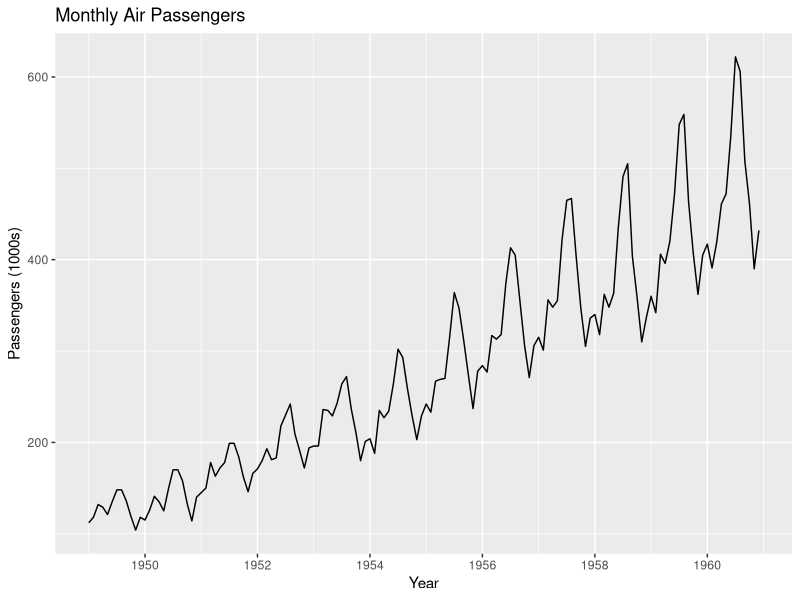
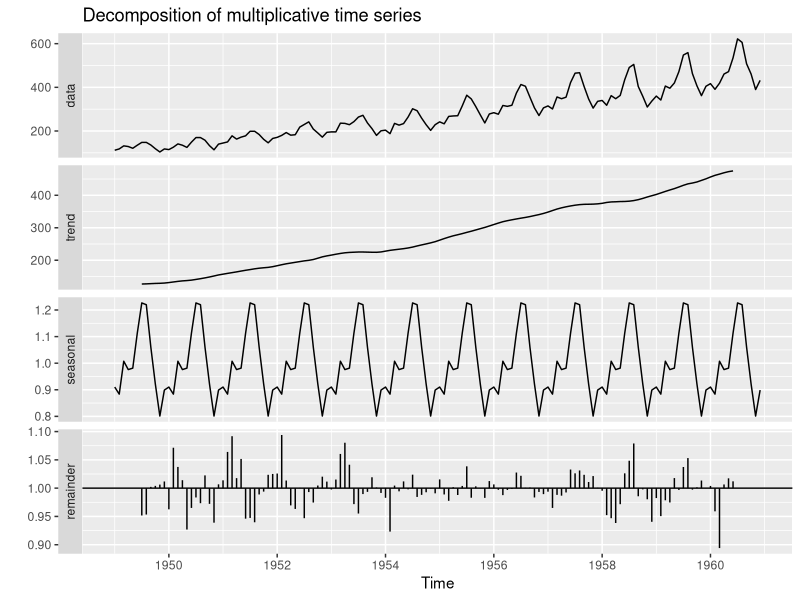
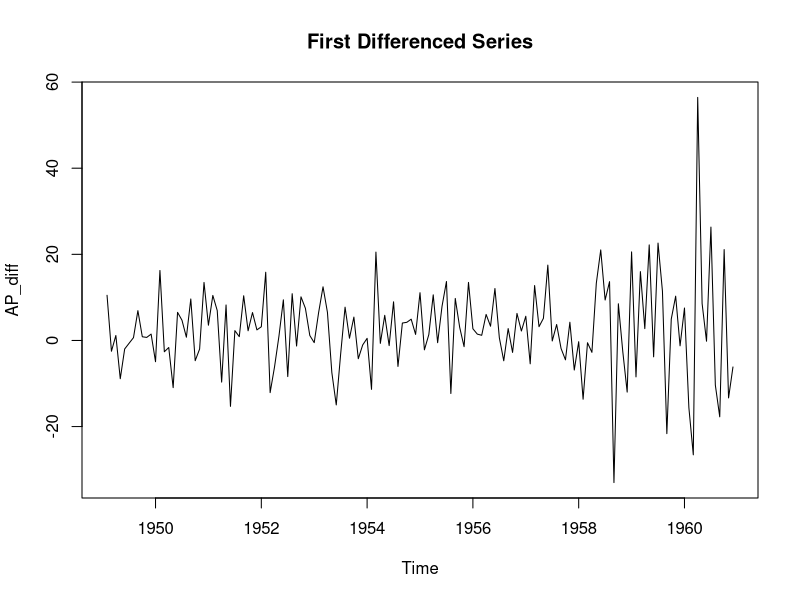
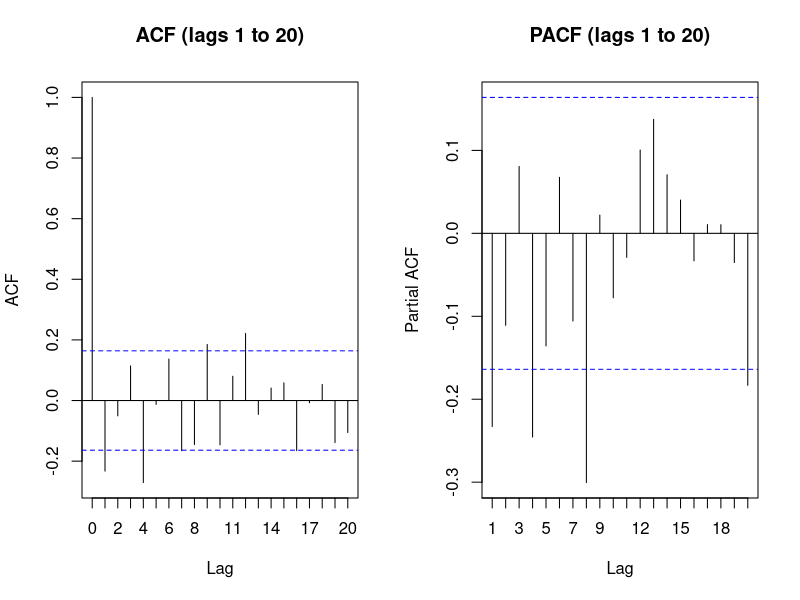
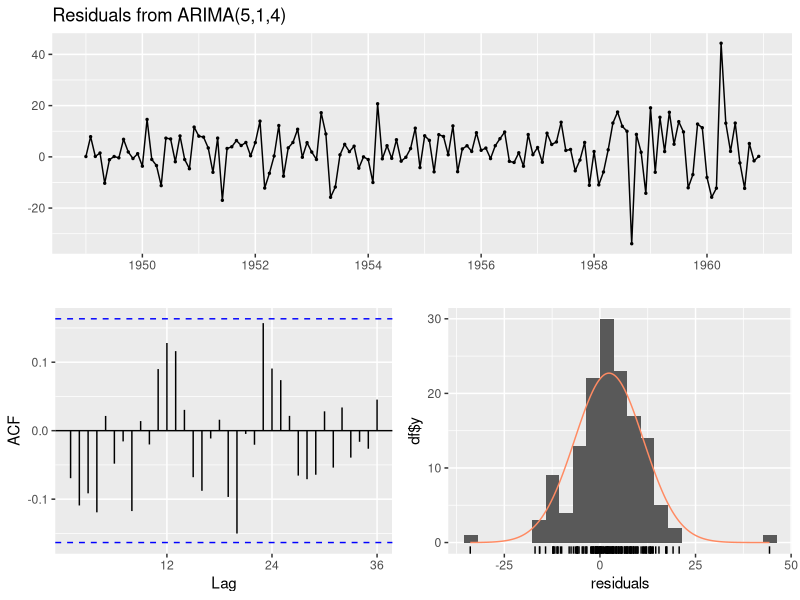
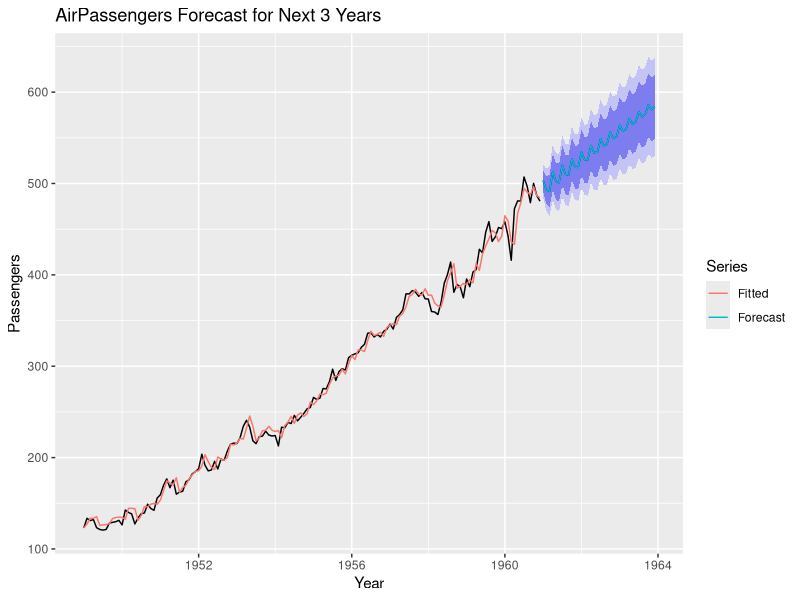

These figures' R source, in order:
# Load necessary libraries
library(forecast)
library(tseries)
library(ggplot2)


# This generates neighboring models +- 1 of intial for p,q and adds an extra specified one
generate_models <- function(ts_data, p, d, q) {
  models <- list()
  visited_keys <- character()
  
  try_add_model <- function(p_try, q_try) {
    if (p_try < 0 || q_try < 0) return()
    key <- sprintf("ARIMA(%d,%d,%d)", p_try, d, q_try)
    if (!(key %in% visited_keys)) {
      models[[key]] <<- Arima(ts_data, order = c(p_try, d, q_try), method="ML")
      visited_keys <<- c(visited_keys, key)
    }
  }
  
  # Adds initial model
  try_add_model(p, q)
  
  # Adds neighbor models
  for (dp in -1:1) {
    for (dq in -1:1) {
      if (dp != 0 || dq != 0) {
        try_add_model(p + dp, q + dq)
      }
    }
  }

  try_add_model(20,12)
  
  return(models)
}


# Load data
data("AirPassengers")

# Raw plot
autoplot(AirPassengers) + ggtitle("Monthly Air Passengers") +
  xlab("Year") + ylab("Passengers (1000s)")

# Data decomposition
decomp <- decompose(AirPassengers, type = "multiplicative")
autoplot(decomp)

# Seasonally adjusted series
AP_adj <- seasadj(decomp)

# Stationarity check (ADF test)
adf.test(AP_adj)  # likely non-stationary, so difference

# First difference to remove trend
AP_diff <- diff(AP_adj)

# Stationarity check on diff (ADF test)
adf.test(AP_diff)  # likely non-stationary, so difference

plot(AP_diff, main = "First Differenced Series")

# ACF PACF

par(mfrow = c(1,2))

acf(as.numeric(AP_diff), lag.max = 20, main = "ACF (lags 1 to 20)", xaxt = "n")
axis(1, at = 0:20)

pacf(as.numeric(AP_diff), lag.max = 20, main = "PACF (lags 1 to 20)", xaxt = "n")
axis(1, at = 0:20)

# ACF & PACF data
acf_result <- acf(AP_diff, plot = FALSE)
data.frame(Lag = acf_result$lag,
           ACF = acf_result$acf)
pacf_result <- pacf(AP_diff, plot = FALSE)
data.frame(Lag = pacf_result$lag,
           PACF = pacf_result$acf)

# Gen the models
models <- generate_models(AP_adj, p = 4, d = 1, q = 4)

# Compare AICs
model_aics <- sapply(models, AIC)
print(model_aics)

# Compare BICs
model_bics <- sapply(models, BIC)
print(model_bics)

best_model <- Arima(AP_adj, order = c(5, 1, 4))

# Drift term was statistically significant so this is used
best_model_with_drift <- Arima(AP_adj, order = c(5, 1, 4), include.drift = TRUE)

# Residual diagnostics
checkresiduals(best_model)
summary(best_model)
summary(best_model_with_drift)


# Forecast for next 3 years (36 months)
forecast_AP <- forecast(best_model_with_drift, h = 36)

# Print forecast raw data
forecast_AP

# Plot fitted values and forecast
autoplot(forecast_AP) +
  autolayer(forecast_AP$mean, series = "Forecast") +  
  autolayer(fitted(best_model_with_drift), series = "Fitted") +
  xlab("Year") + ylab("Passengers") +
  ggtitle("AirPassengers Forecast for Next 3 Years") +
  guides(colour = guide_legend(title = "Series"))

